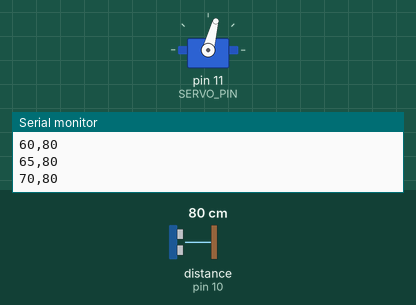
This sketch was run on a simulated Arduino Uno, built with avr-gcc and run on an emulated ATmega328P. Parts: servo, the last lines printed to the serial monitor. Wiring (inferred from the names in the program): ultrasonic range finder: trigger pin 9; echo pin 10. Inputs (shaded band) come from the test bench; at power-on: distance to the obstacle (sensor on pin 10) 80 cm. The echo pulse lasts 58.3 µs per cm.

Above: at 2.2 s.
2.3 s: distance to the obstacle (sensor on pin 10) set to 60 cm
At 2.53 s:
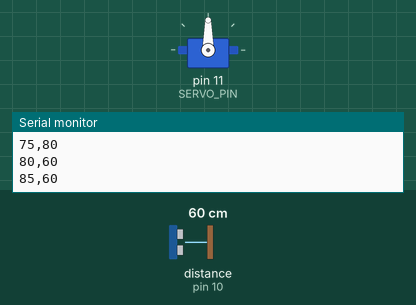
5.3 s: distance to the obstacle (sensor on pin 10) set to 250 cm
At 5.35 s:
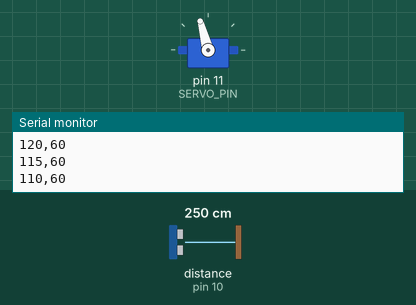
Timing chart, 0 to 14.3 s (numbered marks = the images above; inputs shaded):
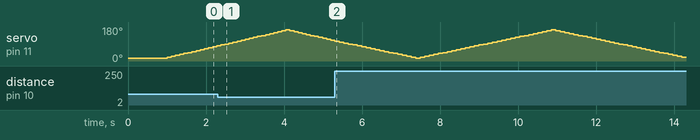

The sketch:

Ultrasuoni_04_radar.ino
```cpp
// Radar ultrasonico con visualizzazione seriale
const int TRIG_PIN = 9;
const int ECHO_PIN = 10;
const int SERVO_PIN = 11;  // Pin per il servomotore

#include <Servo.h>

Servo radarServo;  // Crea un oggetto servo

// Parametri del radar
const int MIN_ANGLE = 15;    // Angolo minimo di scansione
const int MAX_ANGLE = 165;   // Angolo massimo di scansione
const int STEP_ANGLE = 5;    // Incremento dell'angolo per ogni passo
const int MAX_DISTANCE = 200; // Distanza massima da visualizzare (cm)

// Variabili di stato
int currentAngle = MIN_ANGLE;
int scanDirection = 1;  // 1 = in senso orario, -1 = in senso antiorario

void setup() {
  pinMode(TRIG_PIN, OUTPUT);
  pinMode(ECHO_PIN, INPUT);
  radarServo.attach(SERVO_PIN);
  radarServo.write(currentAngle);  // Posiziona il servo all'angolo iniziale

  Serial.begin(9600);
  Serial.println("Radar ultrasonico attivo");
  Serial.println("Formato dati: angolo,distanza");
  delay(1000);  // Attendi che il servo raggiunga la posizione iniziale
}

void loop() {
  // Misura la distanza all'angolo corrente
  int distance = measureDistance();

  // Limita la distanza al valore massimo
  if (distance > MAX_DISTANCE || distance <= 0) {
    distance = MAX_DISTANCE;
  }

  // Invia i dati al monitor seriale nel formato "angolo,distanza"
  Serial.print(currentAngle);
  Serial.print(",");
  Serial.println(distance);

  // Muovi il servo al prossimo angolo
  currentAngle += (STEP_ANGLE * scanDirection);

  // Cambia direzione se raggiungi i limiti
  if (currentAngle >= MAX_ANGLE || currentAngle <= MIN_ANGLE) {
    scanDirection *= -1;  // Inverti la direzione
  }

  // Assicurati che l'angolo rimanga nei limiti
  currentAngle = constrain(currentAngle, MIN_ANGLE, MAX_ANGLE);

  // Posiziona il servo al nuovo angolo
  radarServo.write(currentAngle);

  delay(100);  // Piccolo ritardo per stabilità
}

// Funzione per misurare la distanza
int measureDistance() {
  long duration;

  // Invia impulso ultrasonico
  digitalWrite(TRIG_PIN, LOW);
  delayMicroseconds(2);
  digitalWrite(TRIG_PIN, HIGH);
  delayMicroseconds(10);
  digitalWrite(TRIG_PIN, LOW);

  // Misura il tempo di ritorno dell'eco
  duration = pulseIn(ECHO_PIN, HIGH);

  // Calcola e restituisci la distanza in cm
  return duration / 58;
}
```
